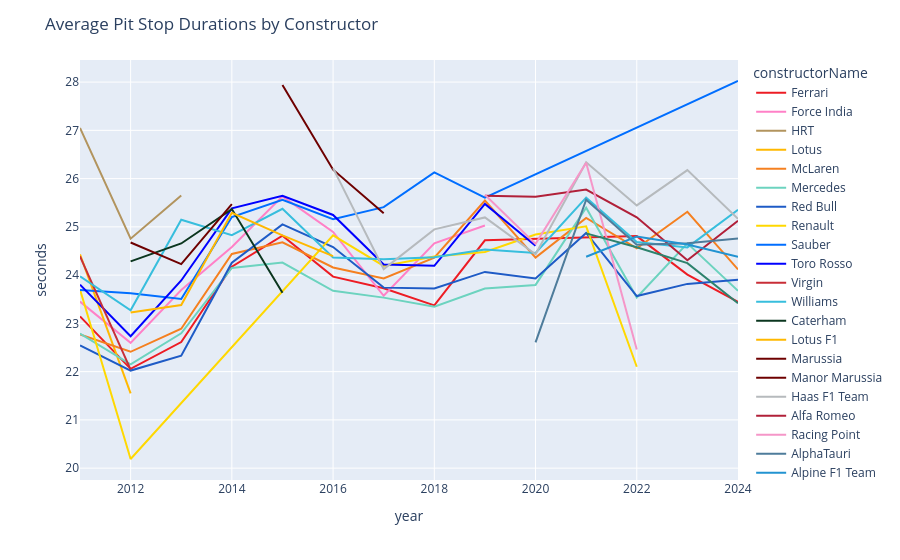

Notebook cell for this chart:
### Markdown cell above
#### How Did Pit Stop Durations Change Over Time?
<ul>
    <li>Average pit stop times showed a noticeable increase from 2013 to 2014</li>
    <li>he majority of pit stop durations fall between 20–35 seconds</li>
    <li>Recent years show higher variance in pit stop durations</li>
    <li>Increased variance suggests:
        <ul>
            <li>More strategic pit stop decisions</li>
            <li>Safety Car / Virtual Safety Car influenced stops</li>
            <li>Operational delays or mistakes</li>
    </li>
</ul>

### Code cell
fig = px.line(
    newPitStops[newPitStops['seconds']<50]
    .groupby(['year','constructorName'])['seconds']
    .mean()
    .reset_index(),

    x='year',
    y='seconds',
    color='constructorName',
    color_discrete_map=constructor_color_map,
)

fig.update_layout(
    title='Average Pit Stop Durations by Constructor'
)

fig.show()

### Figure 1 — Plotly figure (JSON) as saved in the notebook; plotly's stock layout.template omitted (floating-point values rounded to 4 significant figures)
{"data": [{"hovertemplate": "constructorName=Ferrari<br>year=%{x}<br>seconds=%{y}<extra></extra>", "legendgroup": "Ferrari", "line": {"color": "#ED1C24", "dash": "solid"}, "marker": {"symbol": "circle"}, "mode": "lines", "name": "Ferrari", "orientation": "v", "showlegend": true, "type": "scatter", "x": [2011.0, 2012.0, 2013.0, 2014.0, 2015.0, 2016.0, 2017.0, 2018.0, 2019.0, 2020.0, 2021.0, 2022.0, 2023.0, 2024.0], "xaxis": "x", "y": [23.14, 22.06, 22.61, 24.18, 24.82, 23.97, 23.73, 23.37, 24.72, 24.75, 24.78, 24.81, 24.01, 23.45], "yaxis": "y"}, {"hovertemplate": "constructorName=Force India<br>year=%{x}<br>seconds=%{y}<extra></extra>", "legendgroup": "Force India", "line": {"color": "#FF80C7", "dash": "solid"}, "marker": {"symbol": "circle"}, "mode": "lines", "name": "Force India", "orientation": "v", "showlegend": true, "type": "scatter", "x": [2011.0, 2012.0, 2013.0, 2014.0, 2015.0, 2016.0, 2017.0, 2018.0, 2019.0], "xaxis": "x", "y": [23.45, 22.6, 23.69, 24.58, 25.63, 24.89, 23.57, 24.66, 25.03], "yaxis": "y"}, {"hovertemplate": "constructorName=HRT<br>year=%{x}<br>seconds=%{y}<extra></extra>", "legendgroup": "HRT", "line": {"color": "#b2945e", "dash": "solid"}, "marker": {"symbol": "circle"}, "mode": "lines", "name": "HRT", "orientation": "v", "showlegend": true, "type": "scatter", "x": [2011.0, 2012.0, 2013.0], "xaxis": "x", "y": [27.05, 24.76, 25.65], "yaxis": "y"}, {"hovertemplate": "constructorName=Lotus<br>year=%{x}<br>seconds=%{y}<extra></extra>", "legendgroup": "Lotus", "line": {"color": "#FFB800", "dash": "solid"}, "marker": {"symbol": "circle"}, "mode": "lines", "name": "Lotus", "orientation": "v", "showlegend": true, "type": "scatter", "x": [2011.0, 2012.0], "xaxis": "x", "y": [24.43, 21.55], "yaxis": "y"}, {"hovertemplate": "constructorName=McLaren<br>year=%{x}<br>seconds=%{y}<extra></extra>", "legendgroup": "McLaren", "line": {"color": "#F58020", "dash": "solid"}, "marker": {"symbol": "circle"}, "mode": "lines", "name": "McLaren", "orientation": "v", "showlegend": true, "type": "scatter", "x": [2011.0, 2012.0, 2013.0, 2014.0, 2015.0, 2016.0, 2017.0, 2018.0, 2019.0, 2020.0, 2021.0, 2022.0, 2023.0, 2024.0], "xaxis": "x", "y": [22.77, 22.41, 22.89, 24.44, 24.68, 24.16, 23.93, 24.36, 25.55, 24.36, 25.18, 24.56, 25.31, 24.12], "yaxis": "y"}, {"hovertemplate": "constructorName=Mercedes<br>year=%{x}<br>seconds=%{y}<extra></extra>", "legendgroup": "Mercedes", "line": {"color": "#6CD3BF", "dash": "solid"}, "marker": {"symbol": "circle"}, "mode": "lines", "name": "Mercedes", "orientation": "v", "showlegend": true, "type": "scatter", "x": [2011.0, 2012.0, 2013.0, 2014.0, 2015.0, 2016.0, 2017.0, 2018.0, 2019.0, 2020.0, 2021.0, 2022.0, 2023.0, 2024.0], "xaxis": "x", "y": [22.79, 22.15, 22.79, 24.15, 24.26, 23.67, 23.53, 23.34, 23.72, 23.8, 25.4, 23.54, 24.66, 23.68], "yaxis": "y"}, {"hovertemplate": "constructorName=Red Bull<br>year=%{x}<br>seconds=%{y}<extra></extra>", "legendgroup": "Red Bull", "line": {"color": "#1E5BC6", "dash": "solid"}, "marker": {"symbol": "circle"}, "mode": "lines", "name": "Red Bull", "orientation": "v", "showlegend": true, "type": "scatter", "x": [2011.0, 2012.0, 2013.0, 2014.0, 2015.0, 2016.0, 2017.0, 2018.0, 2019.0, 2020.0, 2021.0, 2022.0, 2023.0, 2024.0], "xaxis": "x", "y": [22.54, 22.02, 22.33, 24.26, 25.05, 24.58, 23.74, 23.72, 24.07, 23.93, 24.87, 23.57, 23.82, 23.9], "yaxis": "y"}, {"hovertemplate": "constructorName=Renault<br>year=%{x}<br>seconds=%{y}<extra></extra>", "legendgroup": "Renault", "line": {"color": "#FFD800", "dash": "solid"}, "marker": {"symbol": "circle"}, "mode": "lines", "name": "Renault", "orientation": "v", "showlegend": true, "type": "scatter", "x": [2011.0, 2012.0, 2016.0, 2017.0, 2018.0, 2019.0, 2020.0, 2021.0, 2022.0], "xaxis": "x", "y": [23.7, 20.19, 24.82, 24.19, 24.39, 24.48, 24.84, 25.01, 22.1], "yaxis": "y"}, {"hovertemplate": "constructorName=Sauber<br>year=%{x}<br>seconds=%{y}<extra></extra>", "legendgroup": "Sauber", "line": {"color": "#006EFF", "dash": "solid"}, "marker": {"symbol": "circle"}, "mode": "lines", "name": "Sauber", "orientation": "v", "showlegend": true, "type": "scatter", "x": [2011.0, 2012.0, 2013.0, 2014.0, 2015.0, 2016.0, 2017.0, 2018.0, 2019.0, 2024.0], "xaxis": "x", "y": [23.69, 23.62, 23.5, 25.2, 25.56, 25.16, 25.41, 26.13, 25.61, 28.02], "yaxis": "y"}, {"hovertemplate": "constructorName=Toro Rosso<br>year=%{x}<br>seconds=%{y}<extra></extra>", "legendgroup": "Toro Rosso", "line": {"color": "#0000FF", "dash": "solid"}, "marker": {"symbol": "circle"}, "mode": "lines", "name": "Toro Rosso", "orientation": "v", "showlegend": true, "type": "scatter", "x": [2011.0, 2012.0, 2013.0, 2014.0, 2015.0, 2016.0, 2017.0, 2018.0, 2019.0, 2020.0], "xaxis": "x", "y": [23.8, 22.73, 23.89, 25.38, 25.64, 25.25, 24.22, 24.19, 25.47, 24.61], "yaxis": "y"}, {"hovertemplate": "constructorName=Virgin<br>year=%{x}<br>seconds=%{y}<extra></extra>", "legendgroup": "Virgin", "line": {"color": "#c82e37", "dash": "solid"}, "marker": {"symbol": "circle"}, "mode": "lines", "name": "Virgin", "orientation": "v", "showlegend": true, "type": "scatter", "x": [2011.0, 2012.0], "xaxis": "x", "y": [24.39, 22.04], "yaxis": "y"}, {"hovertemplate": "constructorName=Williams<br>year=%{x}<br>seconds=%{y}<extra></extra>", "legendgroup": "Williams", "line": {"color": "#37BEDD", "dash": "solid"}, "marker": {"symbol": "circle"}, "mode": "lines", "name": "Williams", "orientation": "v", "showlegend": true, "type": "scatter", "x": [2011.0, 2012.0, 2013.0, 2014.0, 2015.0, 2016.0, 2017.0, 2018.0, 2019.0, 2020.0, 2021.0, 2022.0, 2023.0, 2024.0], "xaxis": "x", "y": [23.97, 23.27, 25.15, 24.83, 25.37, 24.37, 24.33, 24.37, 24.53, 24.46, 25.61, 24.68, 24.57, 25.35], "yaxis": "y"}, {"hovertemplate": "constructorName=Caterham<br>year=%{x}<br>seconds=%{y}<extra></extra>", "legendgroup": "Caterham", "line": {"color": "#0b361f", "dash": "solid"}, "marker": {"symbol": "circle"}, "mode": "lines", "name": "Caterham", "orientation": "v", "showlegend": true, "type": "scatter", "x": [2012.0, 2013.0, 2014.0, 2015.0], "xaxis": "x", "y": [24.29, 24.66, 25.37, 23.63], "yaxis": "y"}, {"hovertemplate": "constructorName=Lotus F1<br>year=%{x}<br>seconds=%{y}<extra></extra>", "legendgroup": "Lotus F1", "line": {"color": "#FFB800", "dash": "solid"}, "marker": {"symbol": "circle"}, "mode": "lines", "name": "Lotus F1", "orientation": "v", "showlegend": true, "type": "scatter", "x": [2012.0, 2013.0, 2014.0, 2015.0, 2016.0], "xaxis": "x", "y": [23.22, 23.38, 25.29, 24.82, 24.39], "yaxis": "y"}, {"hovertemplate": "constructorName=Marussia<br>year=%{x}<br>seconds=%{y}<extra></extra>", "legendgroup": "Marussia", "line": {"color": "#6E0000", "dash": "solid"}, "marker": {"symbol": "circle"}, "mode": "lines", "name": "Marussia", "orientation": "v", "showlegend": true, "type": "scatter", "x": [2012.0, 2013.0, 2014.0], "xaxis": "x", "y": [24.68, 24.23, 25.47], "yaxis": "y"}, {"hovertemplate": "constructorName=Manor Marussia<br>year=%{x}<br>seconds=%{y}<extra></extra>", "legendgroup": "Manor Marussia", "line": {"color": "#6E0000", "dash": "solid"}, "marker": {"symbol": "circle"}, "mode": "lines", "name": "Manor Marussia", "orientation": "v", "showlegend": true, "type": "scatter", "x": [2015.0, 2016.0, 2017.0], "xaxis": "x", "y": [27.94, 26.18, 25.28], "yaxis": "y"}, {"hovertemplate": "constructorName=Haas F1 Team<br>year=%{x}<br>seconds=%{y}<extra></extra>", "legendgroup": "Haas F1 Team", "line": {"color": "#B6BABD", "dash": "solid"}, "marker": {"symbol": "circle"}, "mode": "lines", "name": "Haas F1 Team", "orientation": "v", "showlegend": true, "type": "scatter", "x": [2016.0, 2017.0, 2018.0, 2019.0, 2020.0, 2021.0, 2022.0, 2023.0, 2024.0], "xaxis": "x", "y": [26.22, 24.12, 24.95, 25.2, 24.43, 26.34, 25.44, 26.18, 25.17], "yaxis": "y"}, {"hovertemplate": "constructorName=Alfa Romeo<br>year=%{x}<br>seconds=%{y}<extra></extra>", "legendgroup": "Alfa Romeo", "line": {"color": "#B12039", "dash": "solid"}, "marker": {"symbol": "circle"}, "mode": "lines", "name": "Alfa Romeo", "orientation": "v", "showlegend": true, "type": "scatter", "x": [2019.0, 2020.0, 2021.0, 2022.0, 2023.0, 2024.0], "xaxis": "x", "y": [25.65, 25.62, 25.77, 25.2, 24.31, 25.13], "yaxis": "y"}, {"hovertemplate": "constructorName=Racing Point<br>year=%{x}<br>seconds=%{y}<extra></extra>", "legendgroup": "Racing Point", "line": {"color": "#F596C8", "dash": "solid"}, "marker": {"symbol": "circle"}, "mode": "lines", "name": "Racing Point", "orientation": "v", "showlegend": true, "type": "scatter", "x": [2019.0, 2020.0, 2021.0, 2022.0], "xaxis": "x", "y": [25.67, 24.65, 26.33, 22.46], "yaxis": "y"}, {"hovertemplate": "constructorName=AlphaTauri<br>year=%{x}<br>seconds=%{y}<extra></extra>", "legendgroup": "AlphaTauri", "line": {"color": "#4E7C9B", "dash": "solid"}, "marker": {"symbol": "circle"}, "mode": "lines", "name": "AlphaTauri", "orientation": "v", "showlegend": true, "type": "scatter", "x": [2020.0, 2021.0, 2022.0, 2023.0, 2024.0], "xaxis": "x", "y": [22.6, 25.56, 24.63, 24.66, 24.76], "yaxis": "y"}, {"hovertemplate": "constructorName=Alpine F1 Team<br>year=%{x}<br>seconds=%{y}<extra></extra>", "legendgroup": "Alpine F1 Team", "line": {"color": "#2293D1", "dash": "solid"}, "marker": {"symbol": "circle"}, "mode": "lines", "name": "Alpine F1 Team", "orientation": "v", "showlegend": true, "type": "scatter", "x": [2021.0, 2022.0, 2023.0, 2024.0], "xaxis": "x", "y": [24.38, 24.8, 24.63, 24.38], "yaxis": "y"}, {"hovertemplate": "constructorName=Aston Martin<br>year=%{x}<br>seconds=%{y}<extra></extra>", "legendgroup": "Aston Martin", "line": {"color": "#2D826D", "dash": "solid"}, "marker": {"symbol": "circle"}, "mode": "lines", "name": "Aston Martin", "orientation": "v", "showlegend": true, "type": "scatter", "x": [2021.0, 2022.0, 2023.0, 2024.0], "xaxis": "x", "y": [24.86, 24.58, 24.25, 23.42], "yaxis": "y"}, {"hovertemplate": "constructorName=RB F1 Team<br>year=%{x}<br>seconds=%{y}<extra></extra>", "legendgroup": "RB F1 Team", "line": {"color": "#00cc96", "dash": "solid"}, "marker": {"symbol": "circle"}, "mode": "lines", "name": "RB F1 Team", "orientation": "v", "showlegend": true, "type": "scatter", "x": [2024.0], "xaxis": "x", "y": [21.77], "yaxis": "y"}], "layout": {"legend": {"title": {"text": "constructorName"}, "tracegroupgap": 0}, "margin": {"t": 60}, "title": {"text": "Average Pit Stop Durations by Constructor"}, "xaxis": {"anchor": "y", "domain": [0, 1], "title": {"text": "year"}}, "yaxis": {"anchor": "x", "domain": [0, 1], "title": {"text": "seconds"}}}}
